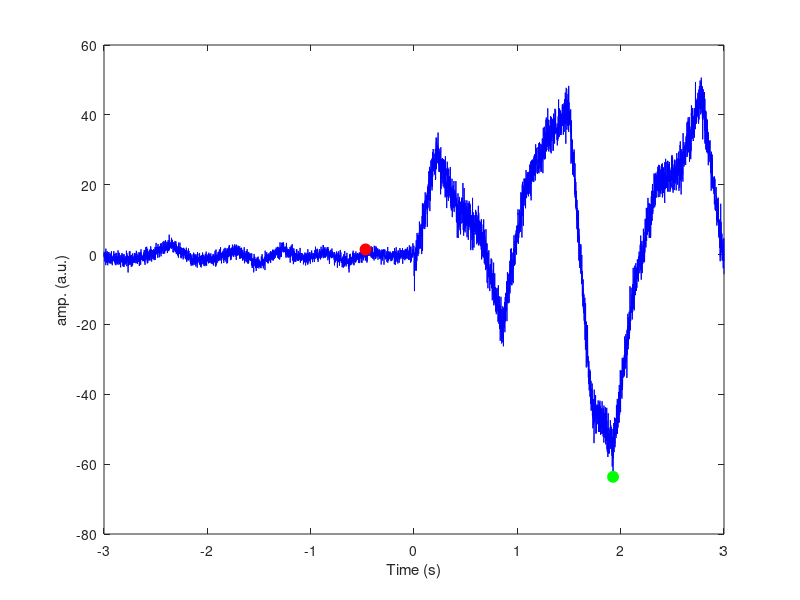
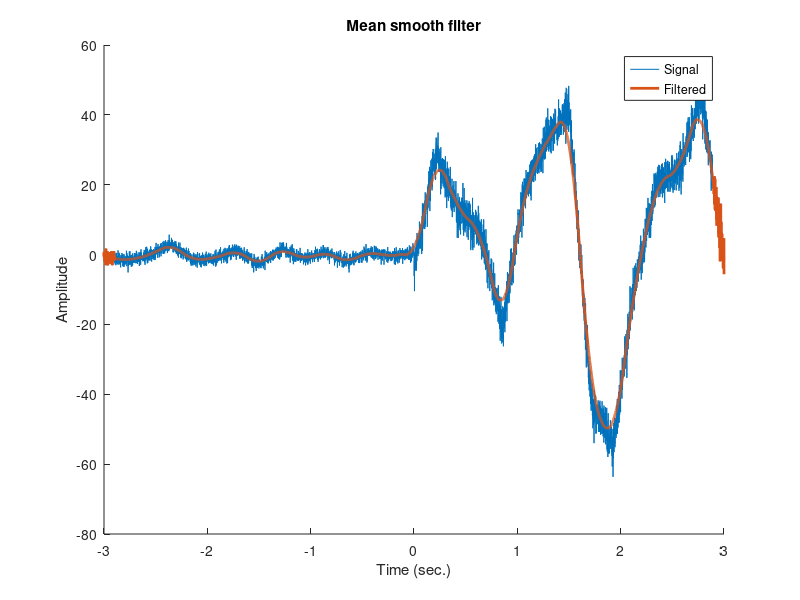

Recreate these plots in MATLAB, in order.
%% Calculating SNR on simulated time-series data
% Author: Will Decker
% Note: code adapted from Michael X. Cohen

%% Generate "raw" signal parameters

% baseline
samplerate = 1000; % measured in Hz
time = -3:1/samplerate:0;
n = length(time);
p = 15;
noiselevel = 1; % measured in standard deviations
noise = noiselevel * randn(size(time)); % randomly generate minimal noise along signal
ampl = interp1(randn(p,1)*2, linspace(1,p,n));
baseline = ampl + noise;

% % plot baseline
% figure(1), clf
% plot(time, baseline, 'r');
% xlabel('Time (s)'), ylabel('amp. (a.u.)')
% zoom on

% signal
% samplerate is the same
time2 = 0:1/samplerate:3; % 1 sample point over 3 seconds
n2 = length(time2);
p2 = 15; % time points
noiselevel2 = 3; % measured in standard deviations
noise2 = noiselevel2 * randn(size(time2)); % randomly generate noise along signal
ampl2 = interp1(randn(p2,1)*25, linspace(1,p2,n2)); % ampl modulator
signal = ampl2 + noise2;
% 
% % plot signal
% figure(2), clf
% plot(time2, signal, 'g');
% xlabel('Time (s)'), ylabel('amp. (a.u.)')
% zoom on

% entire signal
final = [baseline, signal];
time3 = linspace(-3, 3, length(final));

% find peak amplitude of signal
[~,peak] = max(abs(signal));
newsig = abs(signal);
tp = find(newsig== signal(peak));


% random timept from baseline
r = randi(numel(baseline)); % random index from baseline
r2 = time(r); % timepoint
r3 = baseline(r); % value of timepoint

% plot entire signal
figure(3), clf
plot(time3, final, 'b')
hold on
plot(r2, baseline(r), 'ro', 'MarkerSize', 8, 'MarkerFaceColor', 'r') % plot r2
plot(time3(peak+length(baseline)), final(peak+length(baseline)), 'go', 'MarkerSize', 8, 'MarkerFaceColor', 'g') % plot peak
hold off
xlabel('Time (s)'), ylabel('amp. (a.u.)')

%% Calculate SNR of "raw" data

timepoint = r2;
baseline_time = [-3 0];
erp = mean(final, 3);

snr_num = erp(:, dsearchn(time3', timepoint));
snr_den = std( erp(:,dsearchn(time3',baseline_time(1)):dsearchn(time3',baseline_time(2))) ,[],2); 

snr = snr_num./snr_den;

disp(["The signal to noise ratio of this simulated data is " num2str(snr)])

%% Filter data

% filtered signal vector
filtsig = final; % or filtsig = signal (hint: edge effects)

% implement the mean-smooth in the *time* domain
k = 100; % filter window
for i = k+1:length(final)-k-1
    filtsig(i) = mean(final(i-k:i+k)); % each point along the filtered signal is the average of 'k' surrounding points
end

% plot
figure(4), clf, hold on
plot(time3, final, time3, filtsig, 'linew', 2)
xlabel('Time (sec.)'), ylabel('Amplitude')
title("Mean smooth filter")
legend({'Signal';'Filtered'})

%% Recalculate SNR

erp2 = mean(filtsig, 3);

snr_num2 = erp2(:, dsearchn(time3', timepoint));
snr_den2 = std( erp2(:,dsearchn(time3',baseline_time(1)):dsearchn(time3',baseline_time(2))) ,[],2); 

snr2 = snr_num2./snr_den2;

disp(["The signal to noise ratio is " num2str(snr2)])
disp(["Raw SNR = " num2str(snr) newline "The filtered SNR = " num2str(snr2)])



